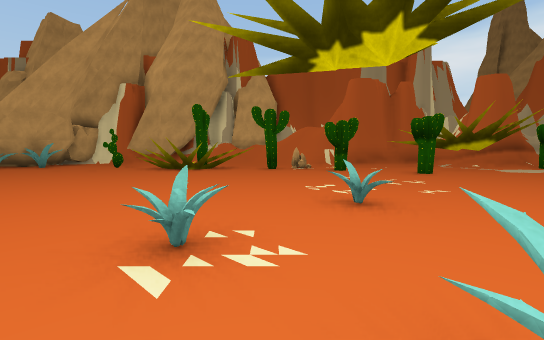
view 1 (above)

14 first-person views from a walk through a scene from a Unity 3-D project. The camera is 1.4 m above the floor, tilts 4° down and sees 85° across. The floor is counted in squares, 2 m on a side. Each view is taken from the middle of a square. On the plan, view 1 faces up. The plan holds only what a view shows up to about 10 squares ahead; the rest is blank. The place goes on beyond the plan. The player is left out.

view 2
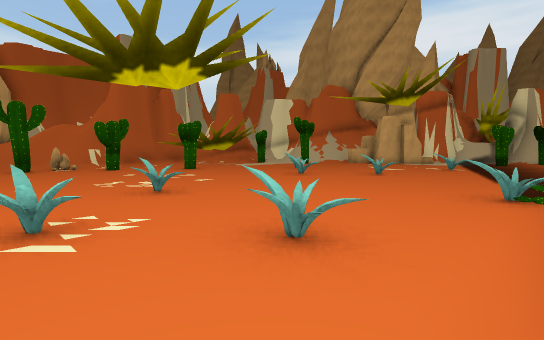

view 3
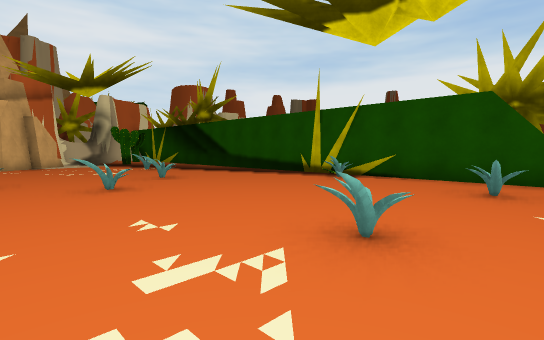

view 4
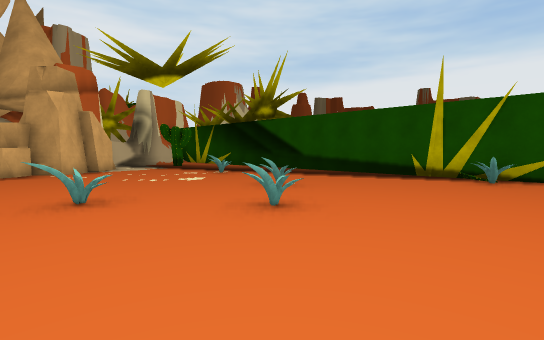

view 5
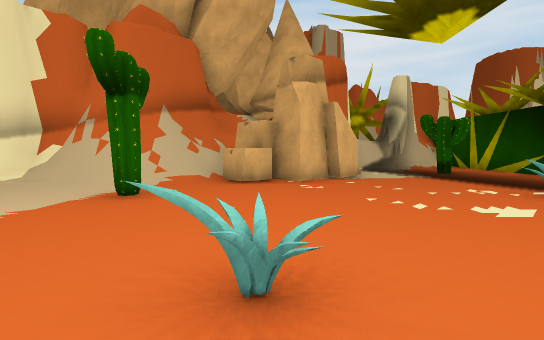

view 6
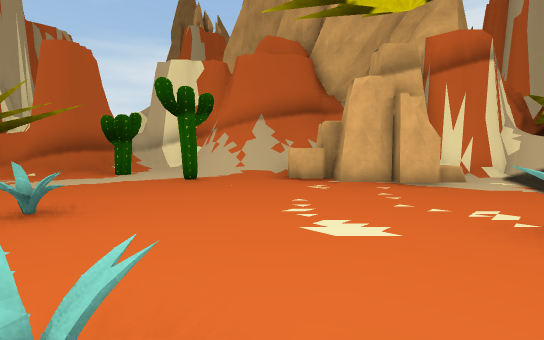

view 7
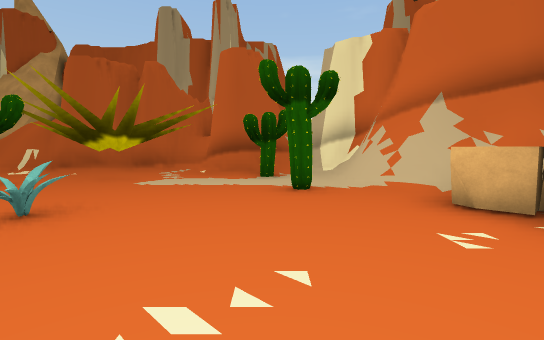

view 8
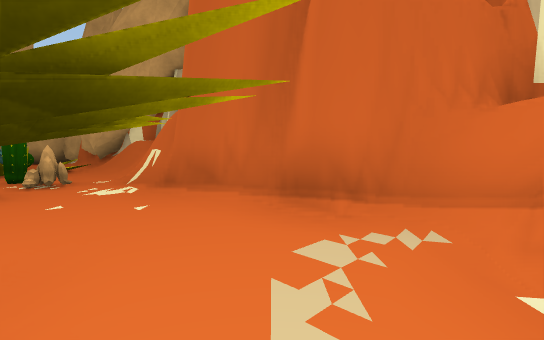

view 9
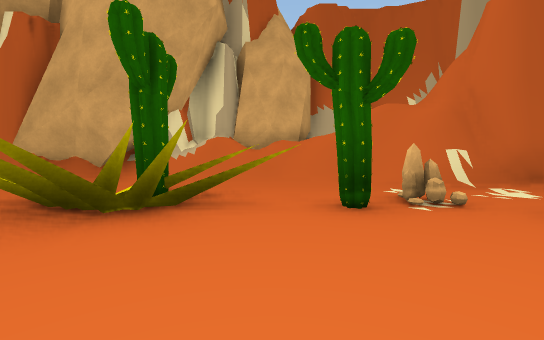

view 10
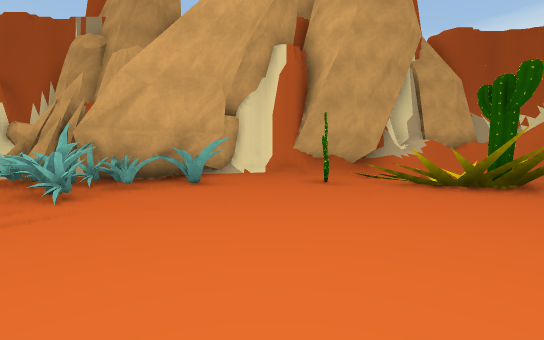

view 11
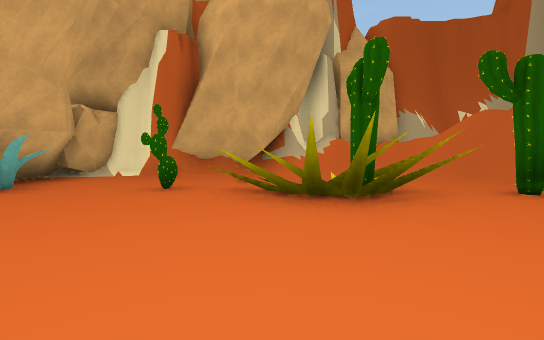

view 12
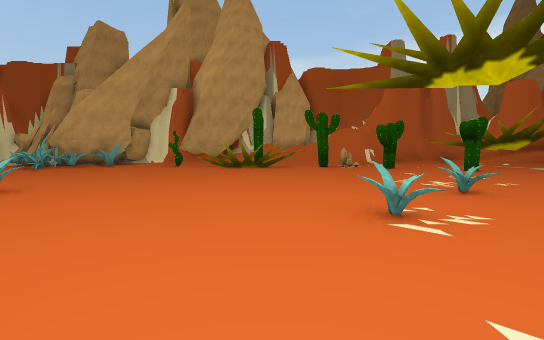

view 13
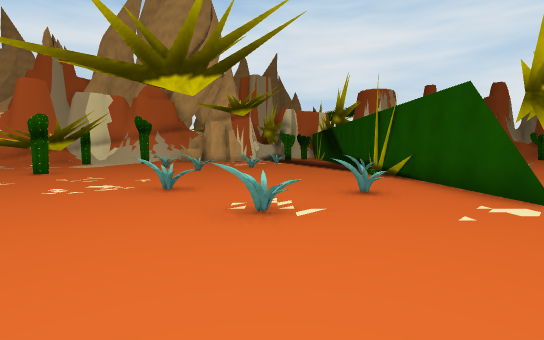

view 14
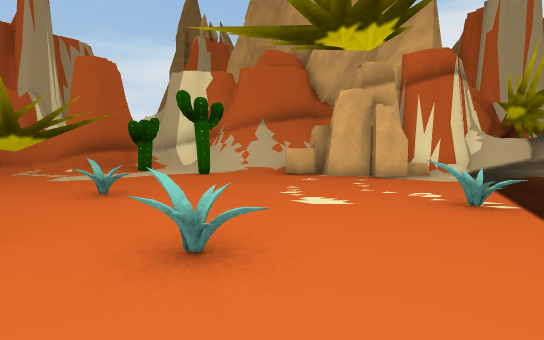

### Floor plan
Key: @ floor where view 1 was taken; # wall or solid block; x gap in a wall; . floor; / step, stairs or slope; ^ raised ledge; C cactus; R rock; O other object.
Columns run from 11 left of view 1 to 16 right of it. Each row starts with its distance up from view 1.
 13   #^###^^^^^########
 12 ###^^^^^^^^^^^^^^^^^###
 11 R#O#^C^^C^^CR^^  ^  #C##
 10 OOO^^^^^^^^C C   ##.   #
  9 OO^^^^^^^           ...##
  8  ^^^^^           ....C#/##
  7   ^       .   ..........###
  6        .   .......O.....RR
  5     .   .........#......RRR
  4     #O......O....O.......R.#
  3      .......#.....O........#
  2       ....O..........O..   #
  1        .....O........ #
  0         ...@#..O..
 -1          ......#C####    ###
 -2            x####

Where each view was taken, in squares from view 1:
view 1: 0 up, 0 right, facing up
view 2: 1 down, 1 left, facing up-right
view 3: 6 up, 0 right, facing down-right
view 4: 7 up, 3 right, facing down-right
view 5: 6 up, 6 right, facing right
view 6: 2 up, 7 right, facing up-right
view 7: 3 up, 10 right, facing up
view 8: 10 up, 8 right, facing up-left
view 9: 7 up, 1 left, facing up
view 10: 5 up, 7 left, facing up
view 11: 6 up, 4 left, facing up
view 12: 1 down, 2 left, facing up
view 13: 2 up, 4 left, facing right
view 14: 1 up, 6 right, facing up-right
